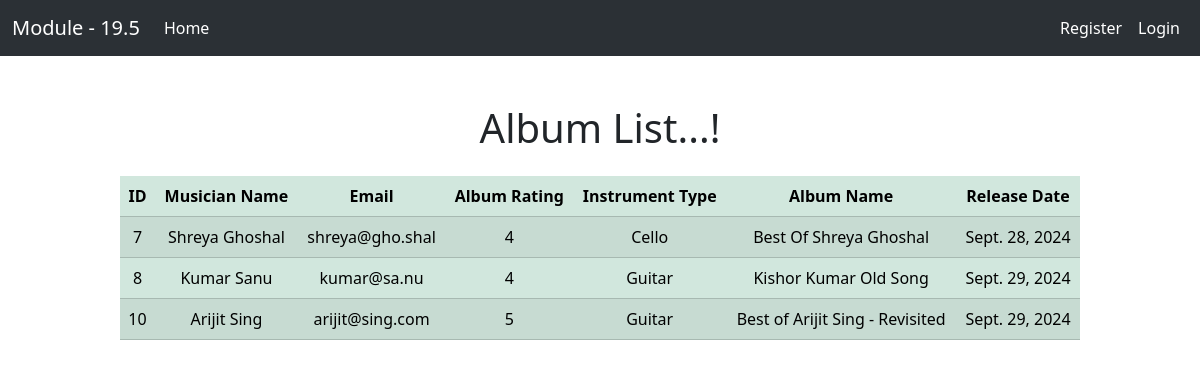
The page / on the database its author committed.
### album/models.py (models this page shows, shortened)
class Album(models.Model):
    album_name = models.CharField(max_length=50)
    album_release_date = models.DateField("Date", auto_now_add=True)
    rating = models.IntegerField()
    musician = models.ForeignKey(Musician, related_name='albums', on_delete=models.CASCADE)

### musician/models.py (models this page shows, shortened)
class Musician(models.Model):
    first_name = models.CharField(max_length=50)
    last_name = models.CharField(max_length=50)
    email = models.EmailField(max_length=50)
    phone_number = models.IntegerField()
    instrument_type = models.CharField(max_length=50)

### home/views.py (the view)
# urls.py: path('', home, name='home'),
def home(request):
    musician_data = Musician.objects.prefetch_related('albums').all()
    data = {
        'musician' : musician_data,
    }
    return render(request, 'home.html', data)

### home/templates/home.html (shortened to what this page needs)
{% extends 'base.html' %}
{% block content %}
<h1 class="text-center mt-5 mb-4">Album List...!</h1>
<section style="width: 80%; margin: auto">
    <table class="table table-success table-striped text-center">
     <thead>
    <tr>
      <th scope="col">ID</th>
      <th scope="col">Musician Name</th>
      <th scope="col">Email</th>
      <th scope="col">Album Rating</th>
      <th scope="col">Instrument Type</th>
      <th scope="col">Album Name</th>
      <th scope="col">Release Date</th>
    </tr>
  </thead>
  <tbody>
      {% for musician in musician %}
        {% for album in musician.albums.all %}
            <tr>
                <td>{{ album.id }}</td>
                <td><a href="{% url 'edit_musician' musician.id %}" style="cursor: pointer; text-decoration: none; color: black">{{ musician.first_name }} {{ musician.last_name }}</a></td>
                <td>{{ musician.email }}</td>
                <td>{{ album.rating }}</td>
                <td>{{ musician.instrument_type }}</td>
                <td>{{ album.album_name }}</td>
                <td>{{ album.album_release_date }}</td>
            </tr>
        {% endfor %}
    {% endfor %}
  </tbody>
</table>
</section>
{% endblock %}

### templates/base.html (shortened to what this page needs)
<!DOCTYPE html>
<html lang="en">
  <head>
    <link
      href="https://cdn.jsdelivr.net/npm/bootstrap@5.3.3/dist/css/bootstrap.min.css"
      rel="stylesheet"
    />
  </head>
  <body>
    <nav
      class="navbar bg-dark navbar-expand-lg bg-body-tertiary"
      data-bs-theme="dark"
    >
      <div class="container-fluid">
        <div class="collapse navbar-collapse" id="navbarTogglerDemo01">
          <a class="navbar-brand" href="{% url 'home' %}">Module - 19.5</a>
          <ul class="navbar-nav me-auto mb-2 mb-lg-0">
            <li class="nav-item">
              <a
                class="nav-link active"
                aria-current="page"
                href="{% url 'home' %}"
                >Home</a
              >
            </li>
          </ul>
          <div class="d-flex">
            {% if request.user.is_authenticated %}
             <ul class="navbar-nav me-auto mb-2 mb-lg-0">
                <li class="nav-item">
                  <a
                    class="nav-link active"
                    aria-current="page"
                    href="{% url 'logout' %}"
                    >Logout</a
                  >
                </li>
              </ul>
            {% else %}
             <ul class="navbar-nav me-auto mb-2 mb-lg-0">
                <li class="nav-item">
                  <a
                    class="nav-link active"
                    aria-current="page"
                    href="{% url 'register' %}"
                    >Register</a
                  >
                </li>
                <li class="nav-item">
                  <a
                    class="nav-link active"
                    aria-current="page"
                    href="{% url 'login' %}"
                    >Login</a
                  >
                </li>
              </ul>
            {% endif %}
          </div>
        </div>
      </div>
    </nav>
    {% block content %}{% endblock %}
  </body>
</html>

### rows shown on the page
Musician: first_name "Shreya", last_name "Ghoshal", email "shreya@gho.shal", instrument_type "Cello"
Album: id "7", rating "4", album_name "Best Of Shreya Ghoshal", album_release_date "Sept. 28, 2024"
Musician: first_name "Kumar", last_name "Sanu", email "kumar@sa.nu", instrument_type "Guitar"
Album: id "8", rating "4", album_name "Kishor Kumar Old Song", album_release_date "Sept. 29, 2024"
Musician: first_name "Arijit", last_name "Sing", email "arijit@sing.com", instrument_type "Guitar"
Album: id "10", rating "5", album_name "Best of Arijit Sing - Revisited", album_release_date "Sept. 29, 2024"
